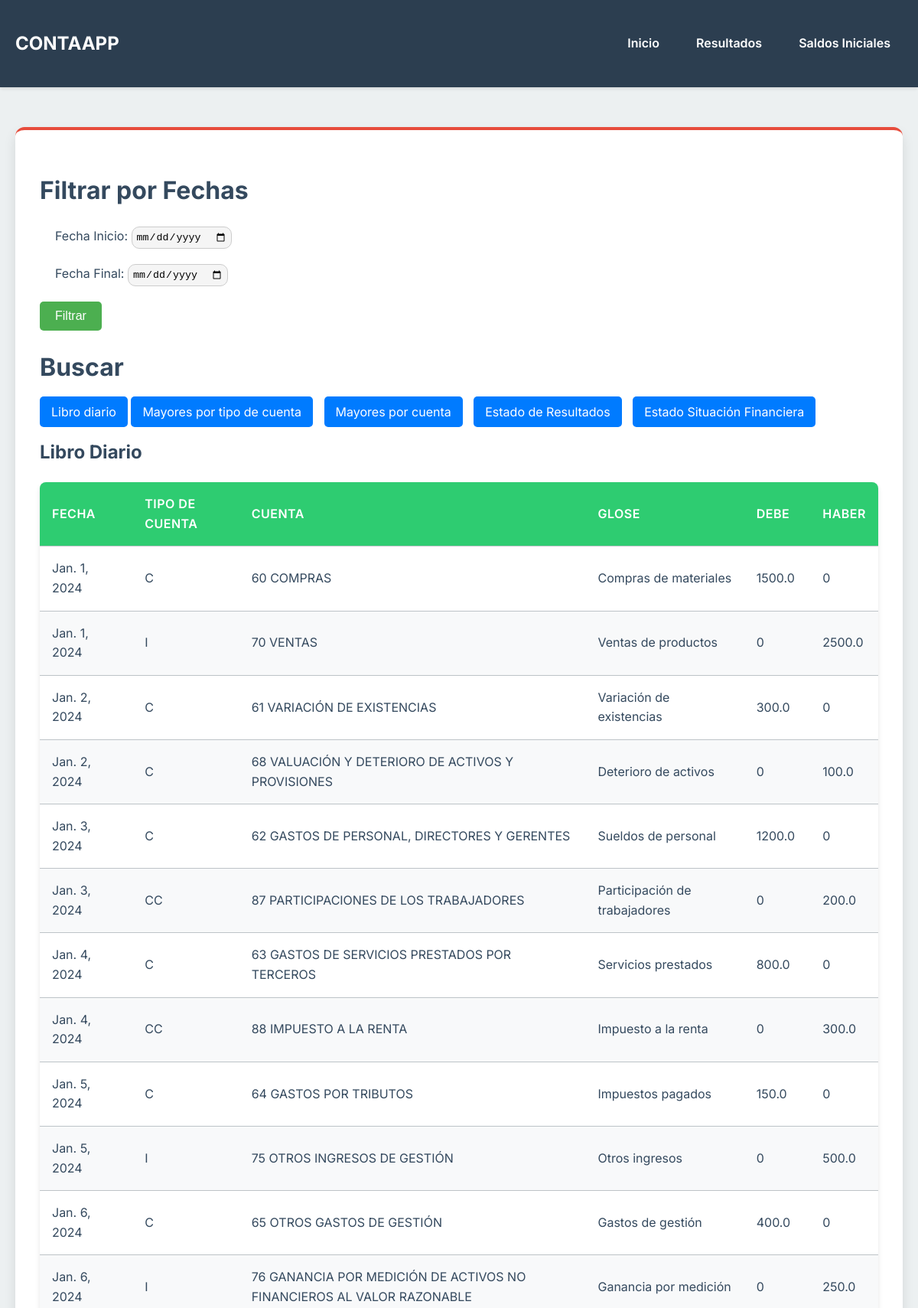
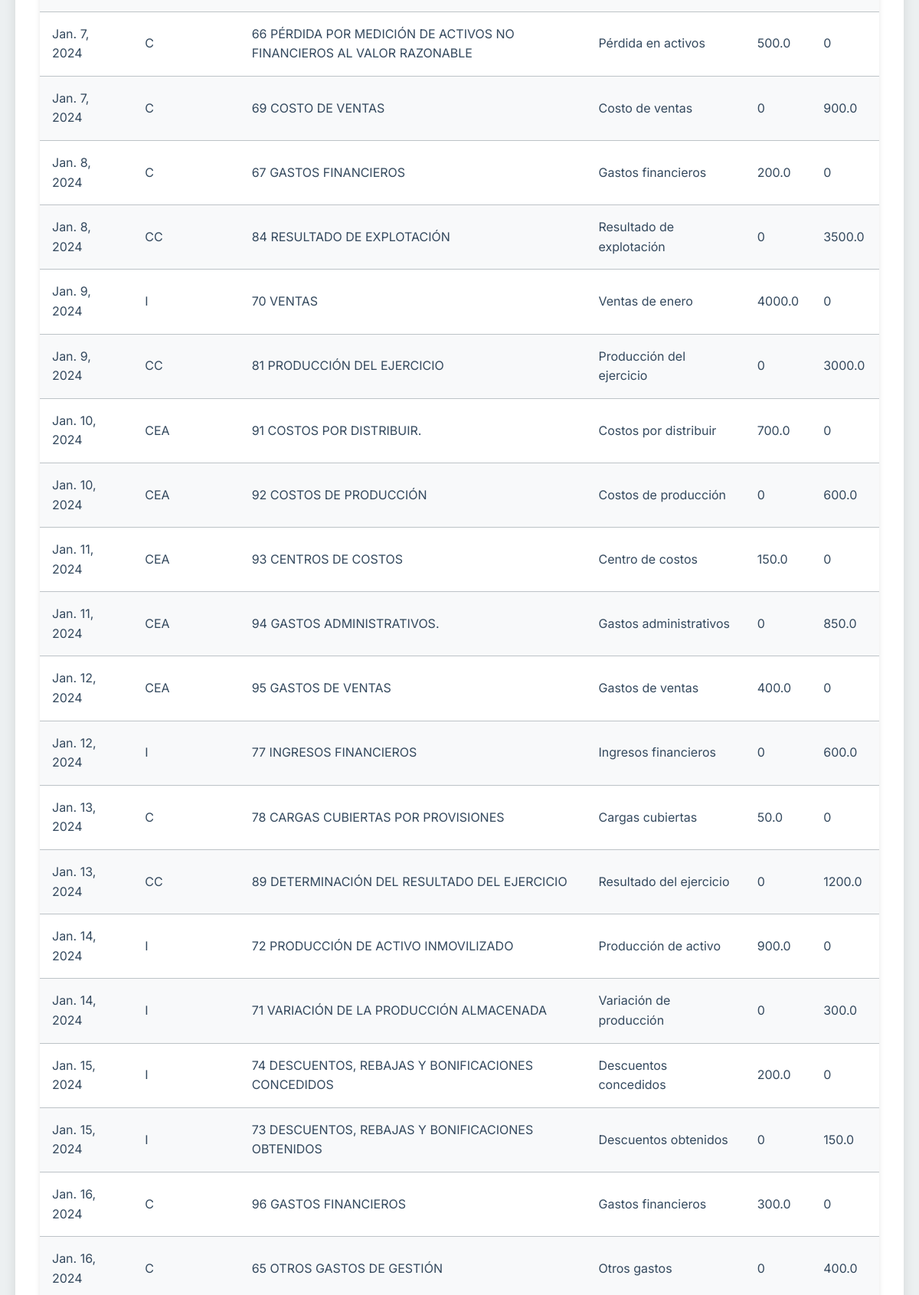
Page /resultados/ (upper part) on the committed database (2 pictures, top to bottom).
### app/models.py (models this page shows, shortened)
class AsientoContable(models.Model):
    fecha = models.DateField()
    cuenta = models.CharField(max_length=255)
    tipo_cuenta = models.CharField(max_length=10, choices=[('AC', 'Activo Circulante'), ('ANC', 'Activo No Circulante'), ('P', 'Pasivo'), ('PT', 'Patrimonio'), ('C', 'Costos o gastos'), ('I', 'Ingresos'), ('CC', 'Cuentas de Cierre'), ('CEA', 'Cuentas Analíticas de Explotación')])
    tipo_monto = models.CharField(max_length=5, choices=[('Debe', 'Debe'), ('Haber', 'Haber')])
    monto = models.FloatField()
    glose = models.TextField(blank=True, null=True)

### app/views.py (the view)
# urls.py: path('resultados/', views.mostrar_resultados, name='resultados'),
def mostrar_resultados(request):
    fecha_inicio = request.GET.get('fecha_inicio')
    fecha_final = request.GET.get('fecha_final')
    if fecha_inicio and fecha_final:
        fecha_inicio = timezone.datetime.strptime(fecha_inicio, '%Y-%m-%d')
        fecha_final = timezone.datetime.strptime(fecha_final, '%Y-%m-%d')
        asientos = AsientoContable.objects.filter(fecha__range=(fecha_inicio, fecha_final))
    else:
        asientos = AsientoContable.objects.all()
    saldos = Saldo_Inicial.objects.all()
    libro_diario = []
    for asiento in asientos:
        debe = asiento.monto if asiento.tipo_monto == 'Debe' else 0
        haber = asiento.monto if asiento.tipo_monto == 'Haber' else 0
        libro_diario.append((asiento.fecha, asiento.cuenta, cuentas_dict[asiento.tipo_cuenta], asiento.glose, debe, haber))
    mayores = {}
    cuenta_nombre= {
    "AC": "Activo Corriente",
    "ANC": "Activo No Corriente",
    "P": "Pasivo",
    "PT": "Patrimonio",
    "C": "Costos o gastos",
    "CC": "Cuentas de Cierre",
    "CEA": "Cuentas Analíticas de Explotación",
    "I": "Ingresos"
    }
    for asiento in asientos:
        if asiento.cuenta not in mayores:
            mayores[asiento.cuenta] = {'fechas_debe_haber': [], 'total_debe': 0, 'total_haber': 0}
        debe = asiento.monto if asiento.tipo_monto == 'Debe' else 0
        haber = asiento.monto if asiento.tipo_monto == 'Haber' else 0
        mayores[asiento.cuenta]['fechas_debe_haber'].append((asiento.fecha, debe, haber))
        mayores[asiento.cuenta]['total_debe'] += debe
        mayores[asiento.cuenta]['total_haber'] += haber
    resultados_mayores = [
        {'cuenta': cuenta_nombre[cuenta], 'fechas_debe_haber': data['fechas_debe_haber'], 'total_debe': data['total_debe'], 'total_haber': data['total_haber']}
        for cuenta, data in mayores.items()
    ]
    mayores_ce = {}
    for asiento in asientos:
        if asiento.tipo_cuenta not in mayores_ce.keys():
            mayores_ce[asiento.tipo_cuenta] = {'fechas_debe_haber': [], 'total_debe': 0, 'total_haber': 0, 'saldo_final': 0}
            saldo_cuenta = saldos.filter(cuenta=asiento.tipo_cuenta).last()
            if saldo_cuenta :
                mayores_ce[asiento.tipo_cuenta]['saldo_final'] = float(saldo_cuenta.saldo_inicial)
        debe = asiento.monto if asiento.tipo_monto == 'Debe' else 0
        haber = asiento.monto if asiento.tipo_monto == 'Haber' else 0
        mayores_ce[asiento.tipo_cuenta]['fechas_debe_haber'].append((asiento.fecha, debe, haber))
        mayores_ce[asiento.tipo_cuenta]['total_debe'] += debe
        mayores_ce[asiento.tipo_cuenta]['total_haber'] += haber
        if  40 <= int(asiento.tipo_cuenta) and int(asiento.tipo_cuenta) <= 59 :
            mayores_ce[asiento.tipo_cuenta]['saldo_final'] -= debe
            mayores_ce[asiento.tipo_cuenta]['saldo_final'] += haber
        else:
            mayores_ce[asiento.tipo_cuenta]['saldo_final'] += debe
            mayores_ce[asiento.tipo_cuenta]['saldo_final'] -= haber
    resultados_mayores_ce = [
        {'tipo_cuenta': cuentas_dict[tipo_cuenta], 'fechas_debe_haber': data['fechas_debe_haber'], 'total_debe': data['total_debe'], 'total_haber': data['total_haber'], 'saldo_final': data['saldo_final']}
        for tipo_cuenta, data in mayores_ce.items()
    ]
    estado_resultados = {
        'ventas': 0,
        'costo_ventas': 0,
        'gastos_administrativos': 0,
        'gastos_ventas': 0,
        'otros_ingresos': 0,
        'ingresos_financieros': 0,
        'otros_gastos': 0,
        'gastos_financieros': 0,
        'impuesto_renta': 0,
    }
    for asiento in asientos:
        if asiento.tipo_cuenta == '70':
            estado_resultados['ventas'] += asiento.monto
        elif asiento.tipo_cuenta == '69':
            estado_resultados['costo_ventas'] += asiento.monto
        elif asiento.tipo_cuenta == '94':
            estado_resultados['gastos_administrativos'] += asiento.monto
        elif asiento.tipo_cuenta == '95':
            estado_resultados['gastos_ventas'] += asiento.monto
        elif asiento.tipo_cuenta == '75':
            estado_resultados['otros_ingresos'] += asiento.monto
        elif asiento.tipo_cuenta == '77':
            estado_resultados['ingresos_financieros'] += asiento.monto
        elif asiento.tipo_cuenta == '65':
            estado_resultados['otros_gastos'] += asiento.monto
        elif asiento.tipo_cuenta == '67':
            estado_resultados['gastos_financieros'] += asiento.monto
        elif asiento.tipo_cuenta == '88':
            estado_resultados['impuesto_renta'] += asiento.monto
    utilidad_bruta = estado_resultados['ventas'] - estado_resultados['costo_ventas']
    utilidad_operacion = utilidad_bruta - estado_resultados['gastos_administrativos'] - estado_resultados['gastos_ventas']
    utilidad_antes_impuestos = utilidad_operacion + estado_resultados['otros_ingresos'] + estado_resultados['ingresos_financieros'] - estado_resultados['otros_gastos'] - estado_resultados['gastos_financieros']
    utilidad_neta = utilidad_antes_impuestos - estado_resultados['impuesto_renta']
    activos_corrientes = {}
    pasivos_corrientes = {}
    activos_no_corrientes = {}
    pasivos_no_corrientes = {}
    patrimonio = {}
    valores_cuentas = {
        '10': 0,
        '11': 0,
        '12': 0,
        '13': 0,
        '14': 0,
        '16': 0,
        '17': 0,
        '18': 0,
        '20': 0,
        '21': 0,
        '22': 0,
        '23': 0,
        '24': 0,
        '25': 0,
        '26': 0,
        '27': 0,
        '28': 0,
        '29': 0,
        '30': 0,
        '31': 0,
        '32': 0,
        '33': 0,
        '34': 0,
        '35': 0,
        '36': 0,
        '37': 0,
        '38': 0,
        '39': 0,
        '40': 0,
        '41': 0,
        '42': 0,
        '43': 0,
        '44': 0,
        '45': 0,
        '46': 0,
        '47': 0,
        '48': 0,
        '49': 0,
        '50': 0,
        '51': 0,
        '52': 0,
        '56': 0,
        '57': 0,
        '58': 0,
    }
    for asiento in asientos:
        cuenta = asiento.cuenta
        tipo_cuenta = asiento.tipo_cuenta
        if tipo_cuenta== 'Desconocido':
            continue
        if  40 <= int(tipo_cuenta) and int(tipo_cuenta) <= 59 :
            monto = -asiento.monto if asiento.tipo_monto == 'Debe' else asiento.monto
        else:
            monto = asiento.monto if asiento.tipo_monto == 'Debe' else -asiento.monto
        if cuenta== 'AC':
            if tipo_cuenta not in activos_corrientes:
                activos_corrientes[tipo_cuenta] = 0
            activos_corrientes[tipo_cuenta] += monto
            valores_cuentas[tipo_cuenta] += monto
        elif cuenta== 'ANC':
            if tipo_cuenta not in activos_no_corrientes:
                activos_no_corrientes[tipo_cuenta] = 0
            activos_no_corrientes[tipo_cuenta] += monto
            valores_cuentas[tipo_cuenta] += monto
        elif cuenta== 'P' and  ( tipo_cuenta in ["40", "41", "42", "43", "44", "46", "47", "48"]):
            if tipo_cuenta not in pasivos_corrientes:
                pasivos_corrientes[tipo_cuenta] = 0
            pasivos_corrientes[tipo_cuenta] += monto
            valores_cuentas[tipo_cuenta] += monto
        elif cuenta== 'P' and  ( tipo_cuenta in ["45","49"] ):
            if tipo_cuenta not in pasivos_no_corrientes:
                pasivos_no_corrientes[tipo_cuenta] = 0
            pasivos_no_corrientes[tipo_cuenta] += monto
            valores_cuentas[tipo_cuenta] += monto
        elif cuenta == 'PT':
            if tipo_cuenta not in patrimonio:
                patrimonio[tipo_cuenta] = 0
            patrimonio[tipo_cuenta] += monto
            valores_cuentas[tipo_cuenta] += monto
    total_activo_corriente = sum(activos_corrientes.values())
    total_pasivo_corriente = sum(pasivos_corrientes.values())
    total_activo_no_corriente = sum(activos_no_corrientes.values())
    total_pasivo_no_corriente = sum(pasivos_no_corrientes.values())
    total_patrimonio = sum(patrimonio.values())
    total_activo = total_activo_corriente + total_activo_no_corriente
    total_pasivo = total_pasivo_corriente + total_pasivo_no_corriente
    total_pasivo_patrimonio=  total_pasivo + total_patrimonio
    context = {
        'libro_diario': libro_diario,
        'resultados_mayores': resultados_mayores,
        'resultados_mayores_ce': resultados_mayores_ce,
        'estado_resultados': {
            'ventas': estado_resultados['ventas'],
            'costo_ventas': estado_resultados['costo_ventas'],
            'utilidad_bruta': utilidad_bruta,
            'gastos_administrativos': estado_resultados['gastos_administrativos'],
            'gastos_ventas': estado_resultados['gastos_ventas'],
            'utilidad_operacion': utilidad_operacion,
            'otros_ingresos': estado_resultados['otros_ingresos'],
            'ingresos_financieros': estado_resultados['ingresos_financieros'],
            'otros_gastos': estado_resultados['otros_gastos'],
            'gastos_financieros': estado_resultados['gastos_financieros'],
            'utilidad_antes_impuestos': utilidad_antes_impuestos,
            'impuesto_renta': estado_resultados['impuesto_renta'],
            'utilidad_neta': utilidad_neta,
        },
        'estado_situacion_financiera': {
        'activos_corrientes': activos_corrientes,
        'pasivos_corrientes': pasivos_corrientes,
        'activos_no_corrientes': activos_no_corrientes,
        'patrimonio': patrimonio,
        'total_activo_corriente': total_activo_corriente,
        'total_activo_no_corriente': total_activo_no_corriente,
        'total_pasivo_corriente': total_pasivo_corriente,
        'total_pasivo_no_corriente': total_pasivo_no_corriente,
        'total_activo': total_activo,
        'total_pasivo': total_pasivo,
        'total_patrimonio': total_patrimonio,
        'total_pasivo_patrimonio': total_pasivo_patrimonio,
        'valores_cuentas' : valores_cuentas
        },
    }
    return render(request, 'resultados.html', context)

### app/templates/resultados.html (shortened to what this page needs)
{% extends 'base.html' %}
{% block content %}
    <h1 class="text-3xl font-bold mb-6">Filtrar por Fechas</h1>
    <form method="get" action="{% url 'resultados' %}" class="space-y-4 mb-8">
        <div class="flex space-x-4">
            <div class="flex-1" style="margin: 20px;">
                <label for="fecha_inicio" class="block text-sm font-medium text-gray-700 mb-1">Fecha Inicio:</label>
                <input style="background-color: #f5f5f5; border: 1px solid #ccc; padding: 5px; border-radius: 10px;" type="date" id="fecha_inicio" name="fecha_inicio" required class="w-full px-3 py-2 border border-gray-300 rounded-md">
            </div>
            <div class="flex-1" style="margin: 20px;">
                <label for="fecha_final" class="block text-sm font-medium text-gray-700 mb-1">Fecha Final:</label>
                <input style="background-color: #f5f5f5; border: 1px solid #ccc; padding: 5px; border-radius: 10px;" type="date" id="fecha_final" name="fecha_final" required class="w-full px-3 py-2 border border-gray-300 rounded-md">
            </div>
        </div>
        <button type="submit" class="btn-primary" style="background-color: #4CAF50; color: white; padding: 10px 20px; border: none; border-radius: 5px; cursor: pointer; font-size: 16px;">Filtrar</button>
    </form>
    <h1 class="text-3xl font-bold mb-6">Buscar</h1>
    <div style="margin-top: 20px;" class="mb-6">
        <a href="#libro_diario" class="btn-primary" style="background-color: #007BFF; color: white; padding: 10px 15px; border-radius: 5px; text-decoration: none;">Libro diario</a>
        <a href="#mayores_tipo_cuenta" class="btn-primary" style="margin-right: 10px; background-color: #007BFF; color: white; padding: 10px 15px; border-radius: 5px; text-decoration: none;">Mayores por tipo de cuenta</a>
        <a href="#mayores_cuenta" class="btn-primary" style="margin-right: 10px; background-color: #007BFF; color: white; padding: 10px 15px; border-radius: 5px; text-decoration: none;">Mayores por cuenta</a>
        <a href="#estado_resultados" class="btn-primary" style="margin-right: 10px; background-color: #007BFF; color: white; padding: 10px 15px; border-radius: 5px; text-decoration: none;">Estado de Resultados</a>
        <a href="#estado_financiero" class="btn-primary" style="background-color: #007BFF; color: white; padding: 10px 15px; border-radius: 5px; text-decoration: none;">Estado Situación Financiera</a>
    </div>
    <h2 id="libro_diario" class="text-2xl font-bold mb-4">Libro Diario</h2>
    <div class="overflow-x-auto mb-8">
        <table class="w-full">
            <thead>
                <tr>
                    <th>Fecha</th>
                    <th>Tipo de Cuenta</th>
                    <th>Cuenta</th>
                    <th>Glose</th>
                    <th>Debe</th>
                    <th>Haber</th>
                </tr>
            </thead>
            <tbody>
                {% for fecha, cuenta, tipo_cuenta, glose, debe, haber in libro_diario %}
                    <tr>
                        <td>{{ fecha }}</td>
                        <td>{{ cuenta }}</td>
                        <td>{{ tipo_cuenta }}</td>
                        <td>{{ glose }}</td>
                        <td>{{ debe }}</td>
                        <td>{{ haber }}</td>
                    </tr>
                {% endfor %}
            </tbody>
        </table>
    </div>
{% endblock %}

### app/templates/base.html (shortened to what this page needs)
<!DOCTYPE html>
<html lang="es">
<head>
</head>
<body>
    <nav class="navbar">
        <div class="container navbar-content">
            <a class="navbar-brand" href="/">CONTAAPP</a>
            <div class="nav-links">
                <a class="nav-link" href="/">Inicio</a>
                <a class="nav-link" href="{% url 'resultados' %}">Resultados</a>
                <a class="nav-link" href="{% url 'saldo_inicial' %}">Saldos Iniciales</a>
            </div>
        </div>
    </nav>
    <div class="container">
        <div class="card">
            {% block content %}
            {% endblock %}
        </div>
    </div>
</body>
</html>

### rows in the picture
AsientoContable: libro_diario "Jan. 1, 2024", libro_diario "1500.0"
AsientoContable: fecha "Jan. 1, 2024", cuenta "I", tipo_cuenta "70 VENTAS", Glose "Ventas de productos", debe "0", monto "2500.0"
AsientoContable: libro_diario "Jan. 2, 2024", libro_diario "300.0"
AsientoContable: libro_diario "Jan. 2, 2024", libro_diario "100.0"
AsientoContable: libro_diario "Jan. 3, 2024", libro_diario "1200.0"
AsientoContable: libro_diario "Jan. 3, 2024", libro_diario "CC", libro_diario "200.0"
AsientoContable: libro_diario "Jan. 4, 2024", libro_diario "800.0"
AsientoContable: libro_diario "Jan. 4, 2024", libro_diario "CC", libro_diario "300.0"
AsientoContable: fecha "Jan. 5, 2024", cuenta "C", tipo_cuenta "64 GASTOS POR TRIBUTOS", Glose "Impuestos pagados", monto "150.0", haber "0"
AsientoContable: libro_diario "Jan. 5, 2024", libro_diario "500.0"
AsientoContable: libro_diario "Jan. 6, 2024", libro_diario "400.0"
AsientoContable: libro_diario "Jan. 6, 2024", libro_diario "250.0"
AsientoContable: fecha "Jan. 7, 2024", cuenta "C", tipo_cuenta "66 PÉRDIDA POR MEDICIÓN DE ACTIVOS NO FINANCIEROS AL VALOR RAZONABLE", Glose "Pérdida en activos", monto "500.0", haber "0"
AsientoContable: libro_diario "Jan. 7, 2024", libro_diario "900.0"
AsientoContable: libro_diario "Jan. 8, 2024", libro_diario "200.0"
AsientoContable: libro_diario "Jan. 8, 2024", libro_diario "CC", libro_diario "3500.0"
AsientoContable: libro_diario "Jan. 9, 2024", libro_diario "4000.0"
AsientoContable: libro_diario "Jan. 9, 2024", libro_diario "CC", libro_diario "3000.0"
AsientoContable: libro_diario "Jan. 10, 2024", libro_diario "CEA", libro_diario "700.0"
AsientoContable: libro_diario "Jan. 10, 2024", libro_diario "CEA", libro_diario "600.0"
AsientoContable: libro_diario "Jan. 11, 2024", libro_diario "CEA", libro_diario "150.0"
AsientoContable: libro_diario "Jan. 11, 2024", libro_diario "CEA", libro_diario "850.0"
AsientoContable: libro_diario "Jan. 12, 2024", libro_diario "CEA", libro_diario "400.0"
AsientoContable: libro_diario "Jan. 12, 2024", libro_diario "600.0"
AsientoContable: libro_diario "Jan. 13, 2024", libro_diario "50.0"
AsientoContable: libro_diario "Jan. 13, 2024", libro_diario "CC", libro_diario "1200.0"
AsientoContable: libro_diario "Jan. 14, 2024", libro_diario "900.0"
AsientoContable: libro_diario "Jan. 14, 2024", libro_diario "300.0"
AsientoContable: libro_diario "Jan. 15, 2024", libro_diario "200.0"
AsientoContable: fecha "Jan. 15, 2024", cuenta "I", tipo_cuenta "73 DESCUENTOS, REBAJAS Y BONIFICACIONES OBTENIDOS", Glose "Descuentos obtenidos", debe "0", monto "150.0"
AsientoContable: libro_diario "Jan. 16, 2024", libro_diario "300.0"
AsientoContable: fecha "Jan. 16, 2024", cuenta "C", tipo_cuenta "65 OTROS GASTOS DE GESTIÓN", Glose "Otros gastos", debe "0", monto "400.0"

### other values in the picture
{{ cuenta }} "C" "C" "C" "C" "C" "I" "C" "I" "C" "C" "I" "I" "C" "I" "I" "I" "C"
{{ tipo_cuenta }} "60 COMPRAS" "61 VARIACIÓN DE EXISTENCIAS" "68 VALUACIÓN Y DETERIORO DE ACTIVOS Y PROVISIONES" "62 GASTOS DE PERSONAL, DIRECTORES Y GERENTES" "87 PARTICIPACIONES DE LOS TRABAJADORES" "63 GASTOS DE SERVICIOS PRESTADOS POR TERCEROS" "88 IMPUESTO A LA RENTA" "75 OTROS INGRESOS DE GESTIÓN" "65 OTROS GASTOS DE GESTIÓN" "76 GANANCIA POR MEDICIÓN DE ACTIVOS NO FINANCIEROS AL VALOR RAZONABLE" "69 COSTO DE VENTAS" "67 GASTOS FINANCIEROS" "84 RESULTADO DE EXPLOTACIÓN" "70 VENTAS" "81 PRODUCCIÓN DEL EJERCICIO" "91 COSTOS POR DISTRIBUIR." "92 COSTOS DE PRODUCCIÓN" "93 CENTROS DE COSTOS" "94 GASTOS ADMINISTRATIVOS." "95 GASTOS DE VENTAS" "77 INGRESOS FINANCIEROS" "78 CARGAS CUBIERTAS POR PROVISIONES" "89 DETERMINACIÓN DEL RESULTADO DEL EJERCICIO" "72 PRODUCCIÓN DE ACTIVO INMOVILIZADO" "71 VARIACIÓN DE LA PRODUCCIÓN ALMACENADA" "74 DESCUENTOS, REBAJAS Y BONIFICACIONES CONCEDIDOS" "96 GASTOS FINANCIEROS"
{{ glose }} "Compras de materiales" "Variación de existencias" "Deterioro de activos" "Sueldos de personal" "Participación de trabajadores" "Servicios prestados" "Impuesto a la renta" "Otros ingresos" "Gastos de gestión" "Ganancia por medición" "Costo de ventas" "Gastos financieros" "Resultado de explotación" "Ventas de enero" "Producción del ejercicio" "Costos por distribuir" "Costos de producción" "Centro de costos" "Gastos administrativos" "Gastos de ventas" "Ingresos financieros" "Cargas cubiertas" "Resultado del ejercicio" "Producción de activo" "Variación de producción" "Descuentos concedidos" "Gastos financieros"
{{ haber }} "0" "0" "0" "0" "0" "0" "0" "0" "0" "0" "0" "0" "0" "0"
{{ debe }} "0" "0" "0" "0" "0" "0" "0" "0" "0" "0" "0" "0" "0"
